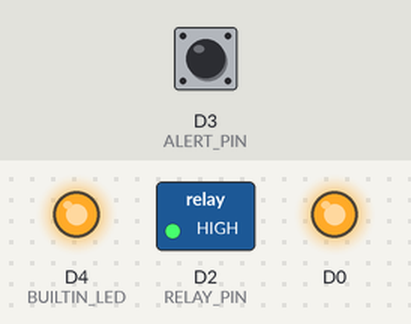
Simulated run of this sketch. Board: ESP8266 (NodeMCU). Shown: switched loads named in the sketch (green lamp = pin HIGH), output pins drawn as LEDs (lit = HIGH, except the on-board LED, lit = LOW). Dashed ring = blinking. The test bench sets the inputs (shaded band); at power-on: D3 (ALERT_PIN) HIGH. No radio packets arrive unless stated; what the sketch prints to the serial monitor is not drawn.

Above: at 0.5 s.
Timing chart, 0 to 4.6 s (numbered marks = the images above):
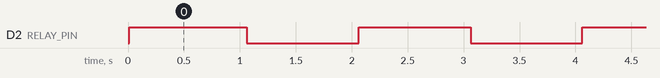

The sketch:

sketch_01.ino
```cpp
#include "LoRaGateway.h"
// Network define
#define DEFAULT_NETWORK_ID 0x00
#define DEFAULT_NODE_ID 0x02

// IO Pin
#define ALERT_PIN D3
#define BUILTIN_LED 2
#define RELAY_PIN D2
#define LONG_ALERT_MAX 5  // ส่ง Long Alert สูงสุด 20 รอบ
LoRaGateway lora;

#define ALERT_REPEAT_INTERVAL 10000 // 10 วิ

unsigned long lastAlert = 0;
bool isRelease = false;
int longAlertCount = 0;

unsigned long releaseTime = 0;
bool alertActive = false;
bool isRunning = false;
unsigned long countdown = 0; // ตัวนับถอยหลัง

unsigned long lastCountdownUpdate = 0;
unsigned long lastShortAlertUpdate = 0;
unsigned long lastLongAlertUpdate = 0;

Packet data;

// ตัวแปรควบคุม LED กระพริบ
unsigned long lastBlink = 0;
bool blinkState = false;
int blinkCount = 0;

void handleShortAlert()
{
    if (blinkCount < 10) // กระพริบ 5 ครั้ง
    {
        if (millis() - lastBlink >= 500) // ทุก 500 ms
        {
            lastBlink = millis();
            blinkState = !blinkState;
            setOutputs(blinkState);
            if (!blinkState)
                blinkCount++; // นับเมื่อปิดไฟแล้ว
        }
    }
    else
    {
        setOutputs(false); // ปิด Relay หลังกระพริบครบ
    }
}

// ------------------- ฟังก์ชันจัดการ LED/Relay -------------------
void setOutputs(bool on)
{
    // digitalWrite(BUILTIN_LED, on ? LOW : HIGH);
    digitalWrite(RELAY_PIN, on ? LOW : HIGH);
}

bool every(unsigned long interval, unsigned long &lastUpdate)
{
    if (millis() - lastUpdate >= interval)
    {
        lastUpdate = millis();
        return true;
    }
    return false;
}

void setup()
{
    Serial.begin(115200);
    delay(10);
    Serial.println("=== Node Example 02 ===");
    pinMode(ALERT_PIN, INPUT_PULLUP);
    pinMode(BUILTIN_LED, OUTPUT);
    pinMode(RELAY_PIN, OUTPUT);
    setOutputs(false); // ปิด LED/Relay
    lora.setupLoRa();

    Pk.network_id = DEFAULT_NETWORK_ID;
    Pk.source_id = DEFAULT_NODE_ID;
    Pk.target_id = 0x0A; // Server ID
}

// ------------------- loop -------------------
void loop()
{
    bool currentState = digitalRead(ALERT_PIN); // LOW = กด, HIGH = ปล่อย
    unsigned long currentTime = millis();

    // ตรวจสอบข้อความขาเข้า
    data = lora.LoRa_rxMode();

    if (data.source_id == 0x0A && data.msgType == MSG_ACK && data.target_id == DEFAULT_NODE_ID)
    {
        countdown = data.payload;
        Serial.println("=== ได้รับคำสั่งจาก Server ===");
    }

    // นับถอยหลัง
    if (countdown > 0 && every(1000, lastCountdownUpdate))
    {
        countdown--;
        isRunning = false;
        Serial.println("=== นับถอยหลัง: " + String(countdown) + " วินาที ===");
    }

    // 2) ถ้า countdown == 0 → ทำงานตอนหมดเวลา
    if (countdown == 0)
    {
        if (!isRunning)
        {
            isRunning = true;
            Pk.msgType = MSG_STATUS; // ask for status
            lora.LoRa_txMode(Pk);
            Serial.println("=== ส่ง Status ===");
        }

        if (currentState == LOW && alertActive)
        {
            Pk.msgType = MSG_ACK;
            lora.LoRa_txMode(Pk);
        }
    }

    // ตรวจสอบปุ่ม
    if (currentState == LOW)
    {
        isRelease = false;
        alertActive = false;
        Pk.payload = 1;    // 1 ปกติ
        setOutputs(false); // ปิด Relay
    }
    else
    {
        isRelease = true;
        Pk.payload = 0; // 0 ผิดปกติ
        if (!alertActive)
        {
            alertActive = true;
            releaseTime = millis() + 5000UL; // อีก 5 วิ
            blinkCount = 0;
            blinkState = false;
        }
    }

    // แจ้งเตือน
    if (millis() < releaseTime)
    {
        // ปล่อยไม่เกิน 5 วิ
        if (isRelease && every(1000, lastShortAlertUpdate))
        {
            longAlertCount = 0;
            Pk.payload = 2; // 2 ผิดปกติ
            Pk.hopCount = longAlertCount;
            Pk.msgType = MSG_ALERT;
            lora.LoRa_txMode(Pk);
            Serial.println("=== ส่ง Alert (สั้น) ===");

            // เรียกฟังก์ชันจัดการกระพริบ
            handleShortAlert();
        }
    }
    else
    {
        // ปล่อยค้างเกิน 5 วิ
        if (isRelease && longAlertCount < LONG_ALERT_MAX && every(10000, lastLongAlertUpdate)) //เมื่อส่งครบ 20 รอบ ให้หยุด
        {
            longAlertCount++;
            lastAlert = currentTime;
            Pk.hopCount = longAlertCount;
            Pk.msgType = MSG_ALERT;
            lora.LoRa_txMode(Pk);
            Serial.println("=== ส่ง Alert (ยาว): " + String(longAlertCount) + " รอบ ===");

            setOutputs(true); // เปิด Relay ค้าง
        }
    }
}
```

Measured:
- by itself, D2 (RELAY_PIN): alternates HIGH for 1.0 s and LOW for 1.0 s, 5 changes in all, then stays LOW
